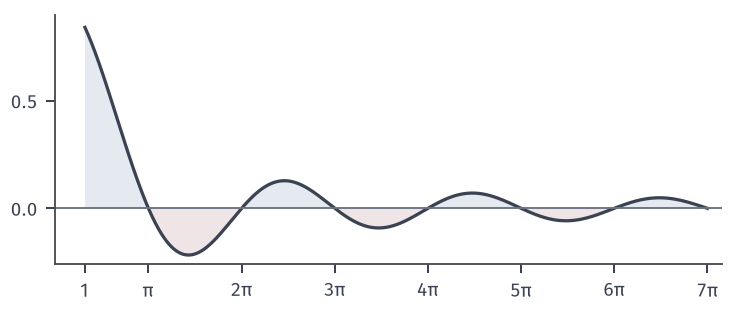

Recreate this plot in Python.
from pathlib import Path
import sys
ROOT = next(p for p in Path(__file__).resolve().parents if (p/"build.sh").is_file() and (p/"tex/book.tex").is_file())
sys.path.insert(0, str(ROOT/"figures/00-shared/mathematical-preliminaries-upper/00-shared/comprehension-figures"))
from support import figure, save, BLUE, GREEN, YELLOW, RED, PURPLE, INK, MUTED, GRID, BLUE_FILL, GREEN_FILL, YELLOW_FILL, RED_FILL, PURPLE_FILL
import numpy as np
from matplotlib.patches import Rectangle

def labels(fig, axes, y=.03):
    for ax, s in zip(axes, ['(a)', '(b)', '(c)']):
        p = ax.get_position(); fig.text((p.x0+p.x1)/2, y, s, ha='center', va='bottom')

# f(x)=sin(x)/x on [1,7pi]; lobes alternate in sign.
fig, ax = figure(width_mm=104, height_mm=44)
fig.set_layout_engine(None)
fig.subplots_adjust(left=.075, right=.98, top=.95, bottom=.15)
x = np.linspace(1, 7*np.pi, 1600); y = np.sin(x)/x
ax.fill_between(x, 0, y, where=y >= 0, fc=BLUE_FILL, lw=0); ax.fill_between(x, 0, y, where=y <= 0, fc=RED_FILL, lw=0)
ax.plot(x, y, color=INK, lw=1.3); ax.axhline(0, color=MUTED, lw=.75)
ax.set_xlim(0, 7*np.pi+.5); ax.set_ylim(-.26, .9); ax.set_yticks([0, .5])
ax.set_xticks([1]+[k*np.pi for k in range(1, 8)]); ax.set_xticklabels(['1', '$\\pi$', '$2\\pi$', '$3\\pi$', '$4\\pi$', '$5\\pi$', '$6\\pi$', '$7\\pi$'])
save(fig, Path(__file__).resolve().parent, 'figure', {'formula': 'f(x)=sin(x)/x on [1,7pi]'})
